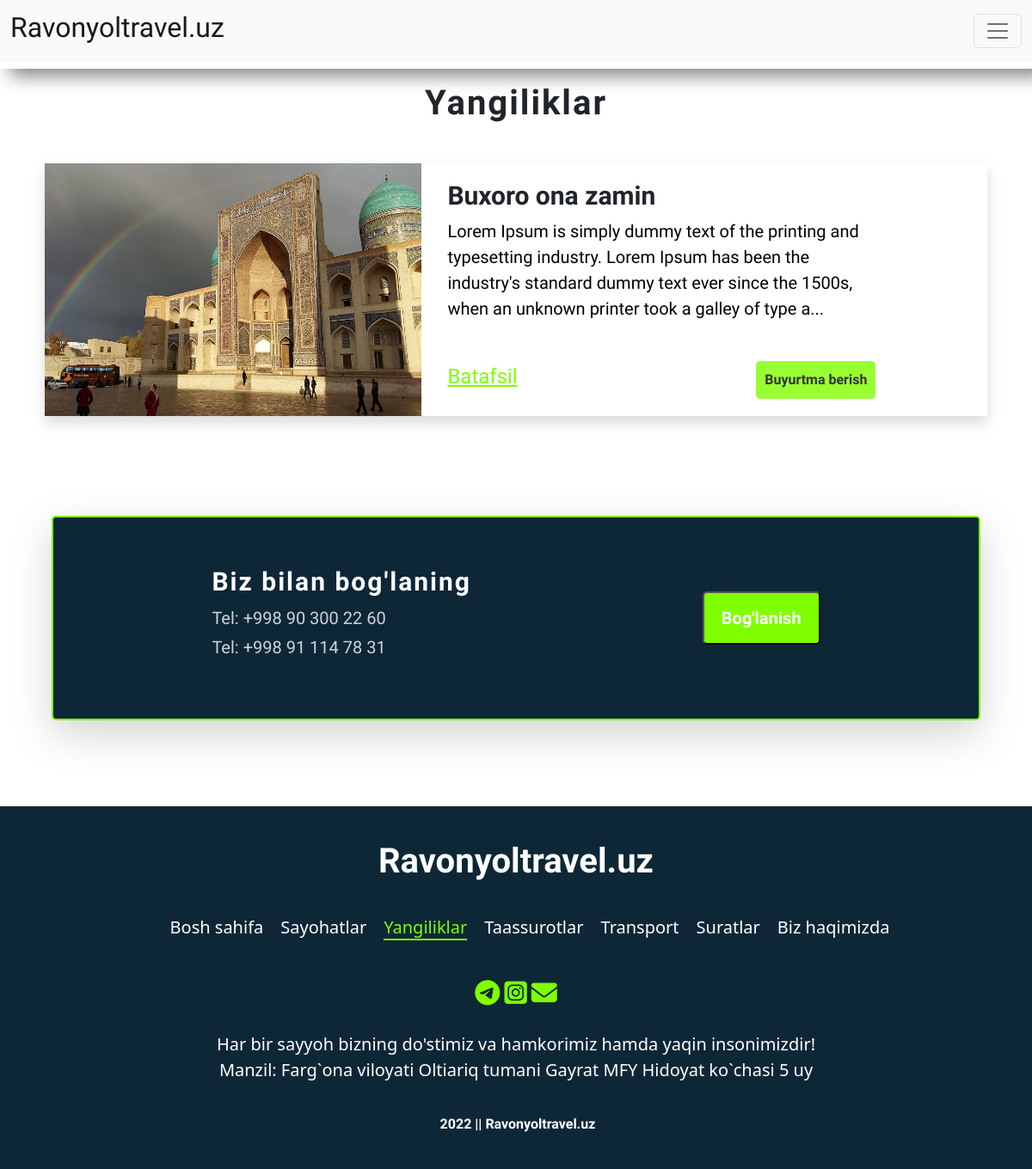
Page /news/ on the committed database.
### mainapp/models.py (models this page shows, shortened)
class Tassurotlar(models.Model):
    sarlavha = models.CharField(max_length=50, verbose_name='Sarlavha')
    qisqa_mal = models.CharField(max_length=200, verbose_name="Qiqacha ma'lumot")
    picture = models.ImageField(blank=True, verbose_name="Rasmni joylang:")
    toliq_mal = RichTextField(verbose_name="To'liq ma'lumot")
    class Meta:
        verbose_name = "Yangilik"
        verbose_name_plural = "Yangiliklar"

### mainapp/views.py (the view)
# urls.py: path('news/', NewsPagesView.as_view(), name='news'),
class NewsPagesView(ListView):
    model = Tassurotlar
    template_name = 'news.html'

### templates/news.html (shortened to what this page needs)
{% extends 'base.html' %}
{% load static %}
{% block link %}
{% static 'css/trips.css' %}
{% endblock link %}
{% block content %}
<div class="container-lg">
    <div class="news">
        <div class="title">
            <h1>
                Yangiliklar <br>
            </h1>
        </div>
        <div class="product-field">
            <ul class="items">
                {% for tass in object_list %}
                <li  class="shadow" data-aos="fade-up" data-aos-duration="1000">
                    <div class="trip-item-img" >
                        {% if tass.picture %}
                        <img src = "{{ tass.picture.url  }}" width="512px">
                        {% else %}
                        <img src = " {% static 'images/image2.jpg' %}"
                        {% endif %}
                    </div>
                    <div class="trip-item-description">
                        <h2>
                            <strong> {{ tass.sarlavha }} {{ tass.vaqt }}
                            </strong>
                        </h2>
                        <p class="desription-p">
                            {{ tass.qisqa_mal | slice:":200"}}...
                            <br><br>
                        </p>
                        <div class="control">
                            <div class="control-item">
                                <div >
                                    <a class="about-link" href=" {% url 'news_detail' tass.pk %} ">Batafsil</a>
                                </div>
                            </div>
                            <div class="control-item">
                                <button type="button" class="btn btn-primary" data-bs-toggle="modal" data-bs-target="#exampleModal">
                                    Buyurtma berish
                                </button>
                            </div>
                        </div>
                    </div>
                </li>
                {% endfor %}
            </ul>
        </div>
    </div>
</div>
{% endblock content %}

### static/css/trips.css (style rules this page uses)
.trips, .news { padding:100px 0 0 0 !important; font-family: 'Exo 2',sans-serif; }
.title h1 { margin-bottom: 2rem !important; }
.items { padding: 0; padding-left: 10px; padding-right: 10px; }
.items li { display: flex; justify-content: stretch; margin-top: 50px; transition: all 0.7s; max-height: 500px; padding: 0; }
.trip-item-img { width: 40%; }
.trip-item-img img { width:100% !important; height: 100% !important; }
.trip-item-description { width: 50%; padding: 20px; padding-left: 30px; }
.trip-item-description h2 { font-size: 30px; }
.trip-item-description p { opacity:1 !important; font-size: 20px !important; line-height: 1.5; width: 100%; }
.control { display: flex; justify-content: space-between; }
.control .about-link { margin: 0 !important; }
.control button { background-color: chartreuse; border: none; border-radius: 5px; padding: 5px 7px; transition: all 0.5s; opacity: 0.8; color: #000; padding: 10px; font-weight: 800; }

### static/css/shared.css (style rules this page uses)
body { font-family: 'Exo 2',sans-serif; }
.title h1 { text-align: center; font-size: 2.5rem; font-weight:600; letter-spacing: 2px; line-height: 1; position: relative; margin-bottom: 2rem; width: 100%; }
.desription-p { font-size: 1.5rem; line-height: 2; letter-spacing: 2; color: #000; opacity: 0.8; width: 100%; }
.about-link { display: inline-block; margin-top: 1.25rem; font-size: 1.5rem; color: chartreuse; transition: all 0.5s; }

### rows in the picture
Tassurotlar: picture (picture), sarlavha "Buxoro ona zamin", qisqa_mal "Lorem Ipsum is simply dummy text of the printing and typesetting industry. Lorem Ipsum has been the industry's standard dummy text ever since the 1500s, when an unknown printer took a galley of type a"
